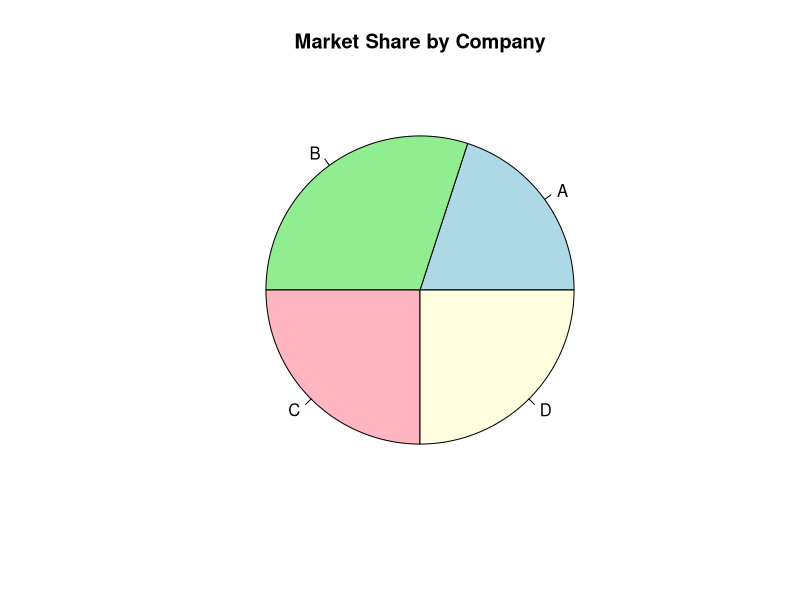
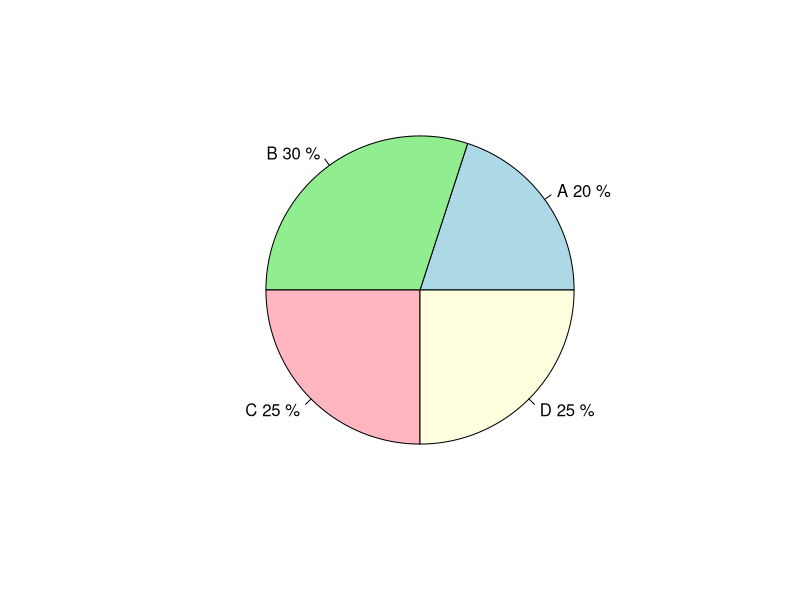

Reproduce these figures in R, in order.
# Given dataset
company <- c("A", "B", "C", "D")
market_share <- c(20, 30, 25, 25)

# Create pie chart
pie(market_share, 
    labels = company, 
    main = "Market Share by Company", 
    col = c("lightblue", "lightgreen", "lightpink", "lightyellow"))

# Add percentage labels
pct <- round(market_share / sum(market_share) * 100)
lbls <- paste(company, pct, "%")
pie(market_share, labels = lbls, col = c("lightblue", "lightgreen", "lightpink", "lightyellow"))
